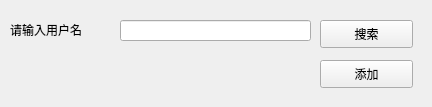
<?xml version="1.0" encoding="UTF-8"?>
<ui version="4.0">
 <class>Form</class>
 <widget class="QWidget" name="Form">
  <property name="geometry">
   <rect>
    <x>0</x>
    <y>0</y>
    <width>432</width>
    <height>107</height>
   </rect>
  </property>
  <property name="windowTitle">
   <string>添加好友</string>
  </property>
  <widget class="QLabel" name="label">
   <property name="geometry">
    <rect>
     <x>10</x>
     <y>20</y>
     <width>91</width>
     <height>20</height>
    </rect>
   </property>
   <property name="text">
    <string>请输入用户名</string>
   </property>
  </widget>
  <widget class="QLineEdit" name="addUsername">
   <property name="geometry">
    <rect>
     <x>120</x>
     <y>20</y>
     <width>191</width>
     <height>21</height>
    </rect>
   </property>
  </widget>
  <widget class="QPushButton" name="btn_searchfriend">
   <property name="geometry">
    <rect>
     <x>320</x>
     <y>20</y>
     <width>93</width>
     <height>28</height>
    </rect>
   </property>
   <property name="text">
    <string>搜索</string>
   </property>
  </widget>
  <widget class="QLabel" name="show_search">
   <property name="geometry">
    <rect>
     <x>120</x>
     <y>60</y>
     <width>191</width>
     <height>21</height>
    </rect>
   </property>
   <property name="text">
    <string/>
   </property>
  </widget>
  <widget class="QPushButton" name="btn_add">
   <property name="geometry">
    <rect>
     <x>320</x>
     <y>60</y>
     <width>93</width>
     <height>28</height>
    </rect>
   </property>
   <property name="text">
    <string>添加</string>
   </property>
  </widget>
 </widget>
 <resources/>
 <connections/>
</ui>
